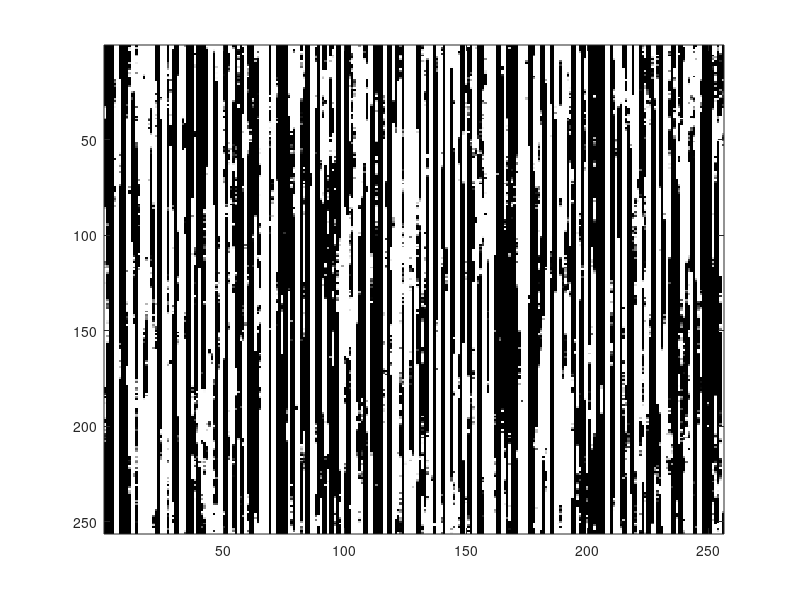

The MATLAB script that drew this image:


% Create Date: 2018-03-06
% Name: Yueyang Zhou
% All varibles are in camelCase style.
% All images generated will be saved automatically to current folder when function is executed.
% No pause during fucntion running.

function homework3

% 1. Generate a 256x256 2-D (real) white Gaussian random field.

N = 256;
imageObject = randn(N);
imwrite(imageObject, '1 - Gaussian.jpg');

% 2. Apply FFT to the white Gaussian random field.

imageObjectFFT = fft2(imageObject);
realImage = real(imageObjectFFT);
% Display image
image(realImage);     % Display this image with specified colormap.
colormap(gray(256));
pause;
complexImage = imag(imageObjectFFT);
% Display image
image(complexImage);     % Display this image with specified colormap.
colormap(gray(256));
pause;
magnitudeImage = abs(imageObjectFFT);
% Display image
image(magnitudeImage);     % Display this image with specified colormap.
colormap(gray(256));
pause;
phaseImage = angle(imageObjectFFT);
% Display image
image(phaseImage);     % Display this image with specified colormap.
colormap(gray(256));
pause;

imwrite(realImage, '2 - GaussianRandomFFTReal.jpg');
imwrite(complexImage, '2 - GaussianRandomFFTComplex.jpg');
imwrite(magnitudeImage, '2 - GaussianRandomFFTMagnitude.jpg');
imwrite(phaseImage, '2 - GaussianRandomFFTPhase.jpg');

% 3. Apply FFT to each of the filters in Assignment 1
% Multiply it with the FFT of white Gaussian random filed in Part 2.
% 4. Apply inverse-FFT to each of the image in Part 3.
% 5. Repeat the experiment in Part 4 for different filter sizes.

for radius3 = 50:20:100
    for type = 1:3
        % Change r and type
        % Dump code here
        h = filter_gen(radius3,type);
        % Which one is fliter???
        H = fft(h);
        saveName = ['FFTApply',type,int2str(radius3),'.jpg'];

        image(real(H));     % Display this image with specified colormap.
        colormap(gray(256));
        pause;
        imwrite(real(H), saveName);

        % Fliter in frequency domain, output image Y
        FliterFrequence = imageObjectFFT.*H;
        image(real(FliterFrequence));     % Display this image with specified colormap.
        colormap(gray(256));
        pause;

        saveName = ['FliterFrequence',type,int2str(radius3),'.jpg'];
        imwrite(real(FliterFrequence), saveName);
        
        % Apply inverse FFT
        IFFT2FliterFrequence = ifft2(FliterFrequence);
        image(real(IFFT2FliterFrequence));     % Display this image with specified colormap.
        colormap(gray(256));
        pause;

        saveName = ['IFFT2FliterFrequence',type,int2str(radius3),'.jpg'];
        imwrite(real(IFFT2FliterFrequence), saveName);
    end
end

% 6. (Extra Credit) 
% Modify filters, and synthesize textures with soft-edges similar to Figure 5 in van Wijk???s Spot Noise paper.



% 7. (Extra Credit) 
% Modify filters, and synthesize elongated textures similar to Figure 6 in van Wijk???s Spot Noise paper.


% Fliter function
% r: radius
% type: 1 - cycle
%       2 - square
%       3 - diamond
function h = filter_gen(radius,type)
N = 256;

h = zeros(N);

centralRow = N / 2;
centralColumn = N / 2;

for matrixRow = 1:N
    if (matrixRow > centralRow)
        imageRow = matrixRow - 1 - N;     % Transfer coordinate
    else
        imageRow = matrixRow - 1;                   % Transfer coordinate
    end

    for matrixColumn = 1:N
        if (matrixColumn > centralColumn)
            imageColumn = matrixColumn - 1 - N;       % Transfer coordinate
        else
            imageColumn = matrixColumn - 1;                     % Transfer coordinate
        end
        switch type
            case 1
            % Case 1: Eucledian
                distance = sqrt(imageRow^2 + imageColumn^2);
            case 2
            % Case 2: City Block
                distance = abs(imageRow)+abs(imageColumn);
            case 3
            % Case 3: Checker-board
                distance = max(abs(imageRow), abs(imageColumn));
        end
        
        % Set color
        if (distance < radius)
            h(matrixRow, matrixColumn) = 255;
        end
    end
end